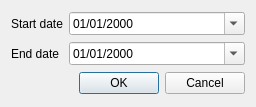
<?xml version="1.0" encoding="UTF-8"?>
<ui version="4.0">
 <class>UpdateQuotesDlg</class>
 <widget class="QDialog" name="UpdateQuotesDlg">
  <property name="geometry">
   <rect>
    <x>0</x>
    <y>0</y>
    <width>256</width>
    <height>107</height>
   </rect>
  </property>
  <property name="windowTitle">
   <string>Update asset's quotes</string>
  </property>
  <layout class="QGridLayout" name="gridLayout">
   <item row="0" column="0">
    <widget class="QLabel" name="StartDateLbl">
     <property name="text">
      <string>Start date</string>
     </property>
    </widget>
   </item>
   <item row="0" column="1">
    <widget class="QDateEdit" name="StartDateEdit">
     <property name="displayFormat">
      <string>dd/MM/yyyy</string>
     </property>
     <property name="calendarPopup">
      <bool>true</bool>
     </property>
    </widget>
   </item>
   <item row="2" column="1">
    <widget class="QDialogButtonBox" name="buttonBox">
     <property name="orientation">
      <enum>Qt::Horizontal</enum>
     </property>
     <property name="standardButtons">
      <set>QDialogButtonBox::Cancel|QDialogButtonBox::Ok</set>
     </property>
    </widget>
   </item>
   <item row="1" column="0">
    <widget class="QLabel" name="EndDateLbl">
     <property name="text">
      <string>End date</string>
     </property>
    </widget>
   </item>
   <item row="1" column="1">
    <widget class="QDateEdit" name="EndDateEdit">
     <property name="displayFormat">
      <string>dd/MM/yyyy</string>
     </property>
     <property name="calendarPopup">
      <bool>true</bool>
     </property>
    </widget>
   </item>
  </layout>
 </widget>
 <resources/>
 <connections>
  <connection>
   <sender>buttonBox</sender>
   <signal>accepted()</signal>
   <receiver>UpdateQuotesDlg</receiver>
   <slot>accept()</slot>
   <hints>
    <hint type="sourcelabel">
     <x>248</x>
     <y>254</y>
    </hint>
    <hint type="destinationlabel">
     <x>157</x>
     <y>274</y>
    </hint>
   </hints>
  </connection>
  <connection>
   <sender>buttonBox</sender>
   <signal>rejected()</signal>
   <receiver>UpdateQuotesDlg</receiver>
   <slot>reject()</slot>
   <hints>
    <hint type="sourcelabel">
     <x>316</x>
     <y>260</y>
    </hint>
    <hint type="destinationlabel">
     <x>286</x>
     <y>274</y>
    </hint>
   </hints>
  </connection>
 </connections>
</ui>
